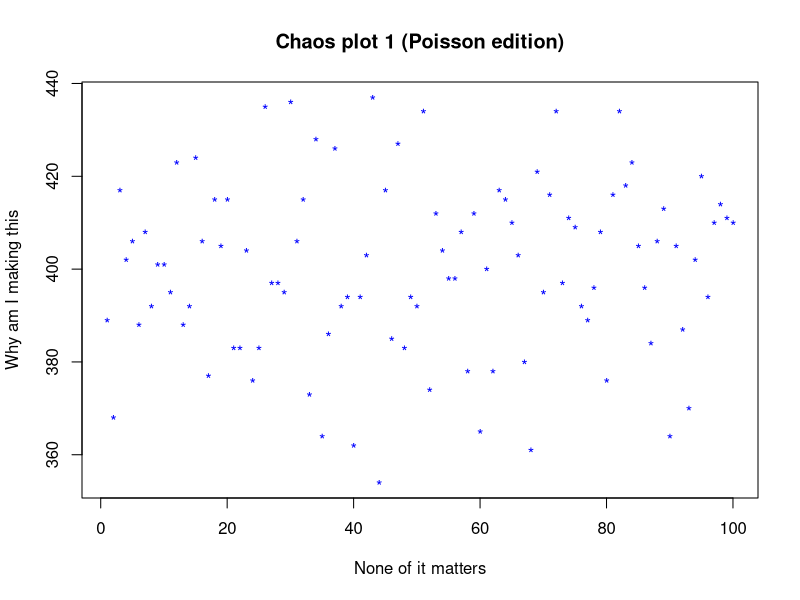
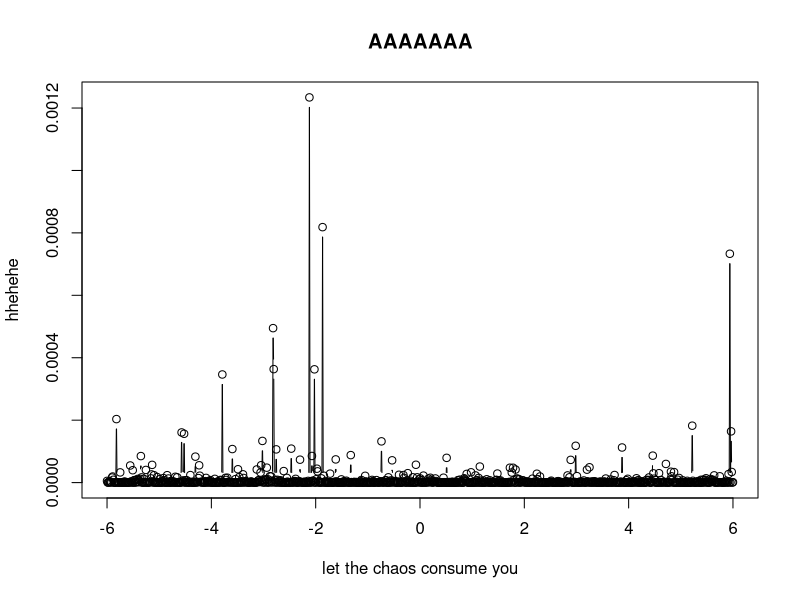
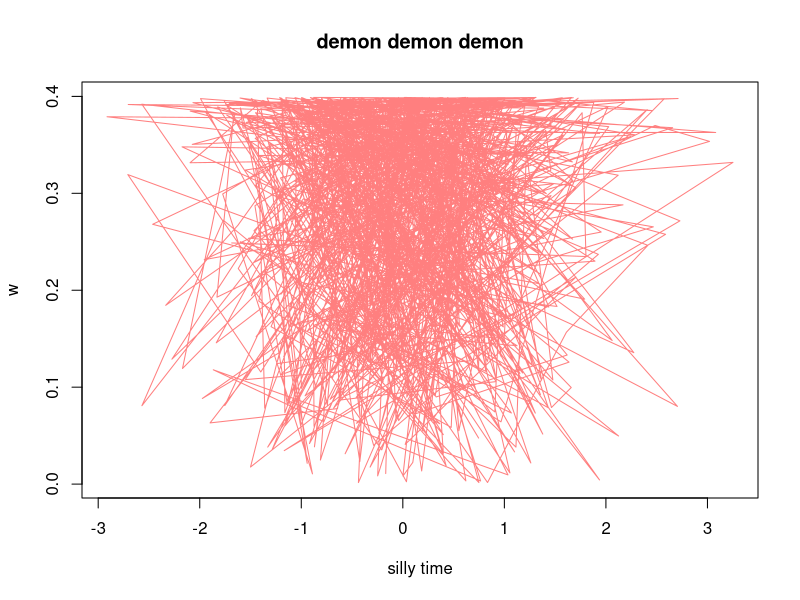
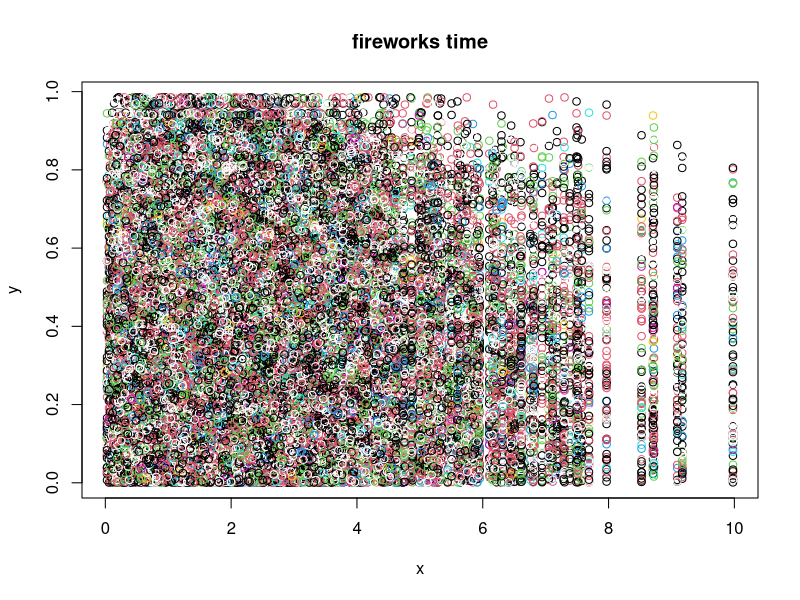
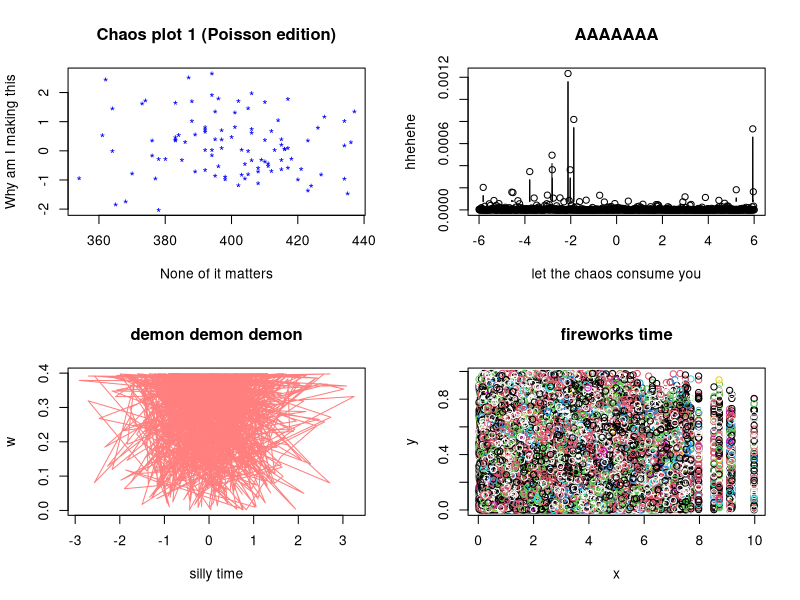
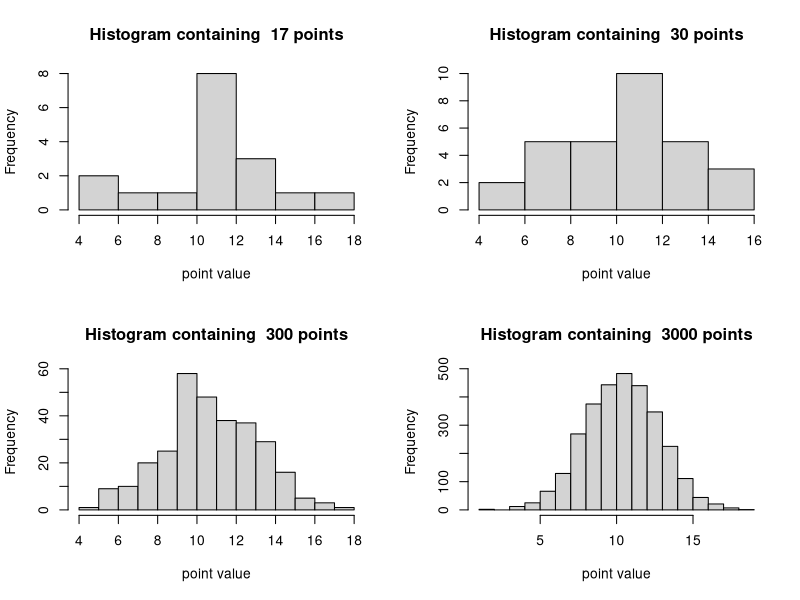
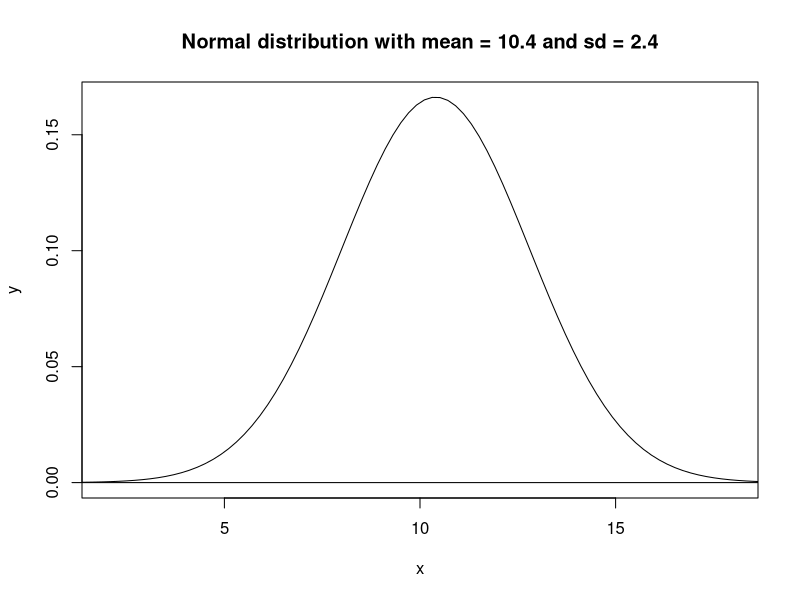
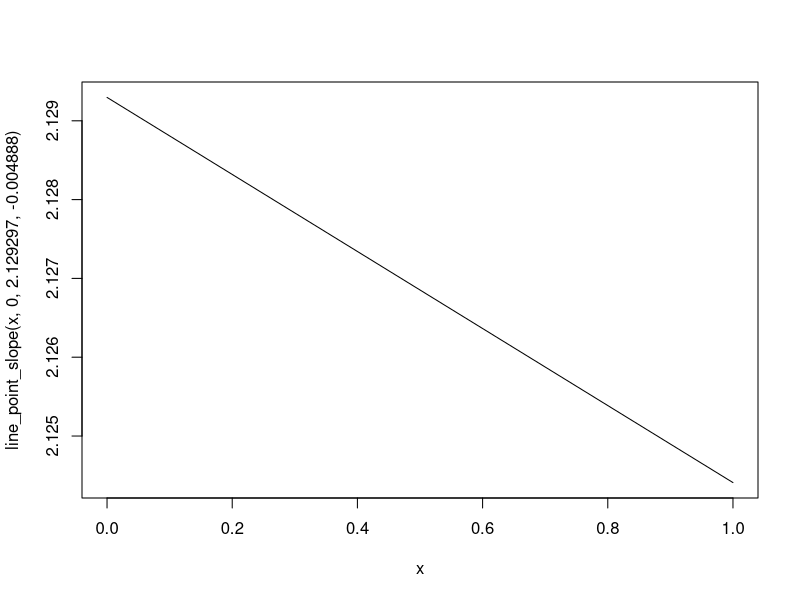

Here is the R script that generated these plots, in order:
#heehoo

require(here)

meanvalue <- 10.4
sdvalue <- 2.4

norm_17 <- rnorm(17, mean = meanvalue, sd = sdvalue)
norm_30 <- rnorm(30, mean = meanvalue, sd = sdvalue)
norm_300 <- rnorm(300, mean = meanvalue, sd = sdvalue)
norm_3000 <- rnorm(3000, mean = meanvalue, sd = sdvalue)


histofactory = function(imagename){
  hist(imagename, main = paste("Histogram containing ",length(imagename),"points"), xlab = "point value")
}

png(here("images", "lab_04_hist_01.png"),
    width = 1500,
    height = 1600,
    res = 180)

par(mfrow = c(2,2))

histofactory(norm_17)
histofactory(norm_30)
histofactory(norm_300)
histofactory(norm_3000)

dev.off()

#questions 7-8 time

require(here)

x = seq(-100,100, length.out = 1000)
y = dnorm(x, mean = 10.4, sd = 2.4)

svg(here("images","norm_1.svg"),)

plot(x, y, main = "Normal distribution with mean = 10.4 and sd = 2.4", type = "l", xlim = c(2,18))
abline(h = 0)
dev.off()

#now 9-10

#silly plot 1
set.seed(100)
n_pts = 100

x = rpois(n = n_pts,lambda = 400)
dat = data.frame(x = x, y_observed = rnorm(n_pts))

plot(x, col = "blue", pch = 42, main = "Chaos plot 1 (Poisson edition)", xlab = "None of it matters", ylab = "Why am I making this")


#silly plot 2
x = seq(-6,6, length.out = 1000)
y = dnorm(rnorm(x), mean = 10, sd = 2)

plot(x, y, main = "AAAAAAA", type = "b", xlab = "let the chaos consume you", ylab = "hhehehe")

#silly plot 3 where we mutilate the data

x = sample(rnorm(1200),size = 940, replace = FALSE)
y = dnorm(rnorm(x))

plot(x,y, type = "l", col = adjustcolor("red", alpha.f = 0.5), main = "demon demon demon", xlab = "silly time", ylab = "w")


#little more normal
x = rgamma(2000,shape = 2)
y = rbeta(2000, 1, 2)

plot(x,y, main = "fireworks time")

for(i in 1:100){
points(sample(x),sample(y),col = sample(x))
}

par(mfrow = c(2,2))
#silly plot 1
set.seed(100)
n_pts = 100

x = rpois(n = n_pts,lambda = 400)
dat = data.frame(x = x, y_observed = rnorm(n_pts))

plot(x, dat$y_observed, col = "blue", pch = 42, main = "Chaos plot 1 (Poisson edition)", xlab = "None of it matters", ylab = "Why am I making this")

#silly plot 2
x = seq(-6,6, length.out = 1000)
y = dnorm(rnorm(x), mean = 10, sd = 2)

plot(x, y, main = "AAAAAAA", type = "b", xlab = "let the chaos consume you", ylab = "hhehehe")

#silly plot 3 where we mutilate the data

x = sample(rnorm(1200),size = 940, replace = FALSE)
y = dnorm(rnorm(x))

plot(x,y, type = "l", col = adjustcolor("red", alpha.f = 0.5), main = "demon demon demon", xlab = "silly time", ylab = "w")


#little more normal
x = rgamma(2000,shape = 2)
y = rbeta(2000, 1, 2)

plot(x,y, main = "fireworks time")

for(i in 1:100){
  points(sample(x),sample(y),col = sample(x))
}


#11 and 12

line_point_slope = function(x, x1, y1, slope)
{
  get_y_intercept = 
    function(x1, y1, slope) 
      return(-(x1 * slope) + y1)
  
  linear = 
    function(x, yint, slope) 
      return(yint + x * slope)
  
  return(linear(x, get_y_intercept(x1, y1, slope), slope))
}

lm(dat$y_observed~dat$x)

dev.off()

curve(line_point_slope(x,0,2.129297,-0.004888), add = TRUE)

#time for 13 i think

dat$y_predicted <- dat$x*-0.004888 + 2.129297
#now you might be saying those are some very specific slope and intercept numbers that is because i did not feel like guessing so i just plugged the variables into lm() and let it do the dirty work

dat$resids <- dat$y_observed - dat$y_predicted

#nice now for 14

hist(dat$resids, main = "Residuals of fitted data for plot 1", xlab = "Residuals", col = "steelblue")
plot(dat$y_predicted,dat$resids, main = "Predicted y-values vs residuals", xlab = "Predicted y-values", ylab = "Residuals")
#not fully sure about why I had to make this
#gonna do another one with x bc i feel like that might be more meaningful

plot(dat$x, dat$resids, main = "x-values vs residuals for random plot 1", xlab = "Residuals", ylab = "x-values")
#oh  wait i get it now if it's really nice the first plot should be a diagonal line